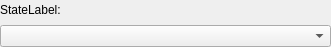
<ui version="4.0" >
 <class>SpecificationStateSelectorState</class>
 <widget class="QWidget" name="SpecificationStateSelectorState" >
  <property name="geometry" >
   <rect>
    <x>0</x>
    <y>0</y>
    <width>331</width>
    <height>47</height>
   </rect>
  </property>
  <property name="windowTitle" >
   <string>Form</string>
  </property>
  <layout class="QVBoxLayout" >
   <property name="leftMargin" >
    <number>0</number>
   </property>
   <property name="topMargin" >
    <number>0</number>
   </property>
   <property name="rightMargin" >
    <number>0</number>
   </property>
   <property name="bottomMargin" >
    <number>0</number>
   </property>
   <item>
    <widget class="QLabel" name="label" >
     <property name="sizePolicy" >
      <sizepolicy vsizetype="Preferred" hsizetype="Maximum" >
       <horstretch>0</horstretch>
       <verstretch>0</verstretch>
      </sizepolicy>
     </property>
     <property name="text" >
      <string>StateLabel:</string>
     </property>
     <property name="buddy" >
      <cstring>state</cstring>
     </property>
    </widget>
   </item>
   <item>
    <widget class="QComboBox" name="state" />
   </item>
  </layout>
 </widget>
 <resources/>
 <connections/>
</ui>
